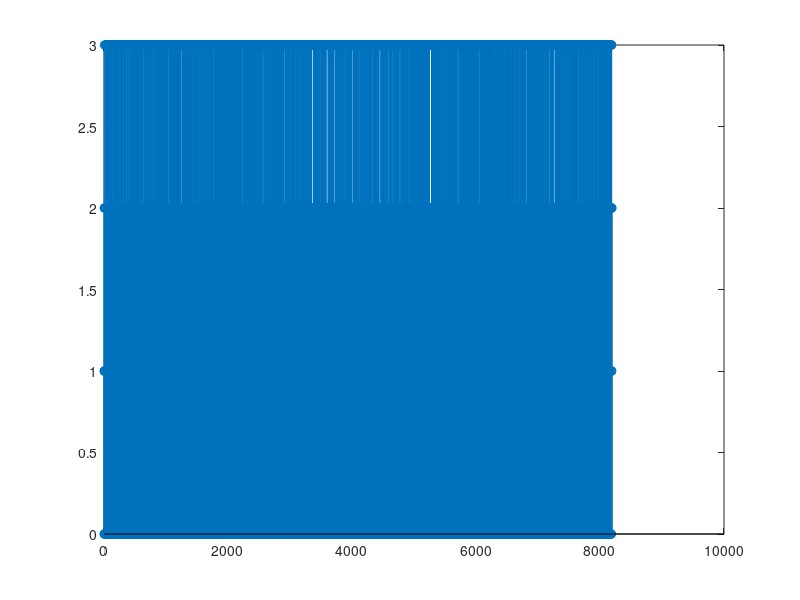
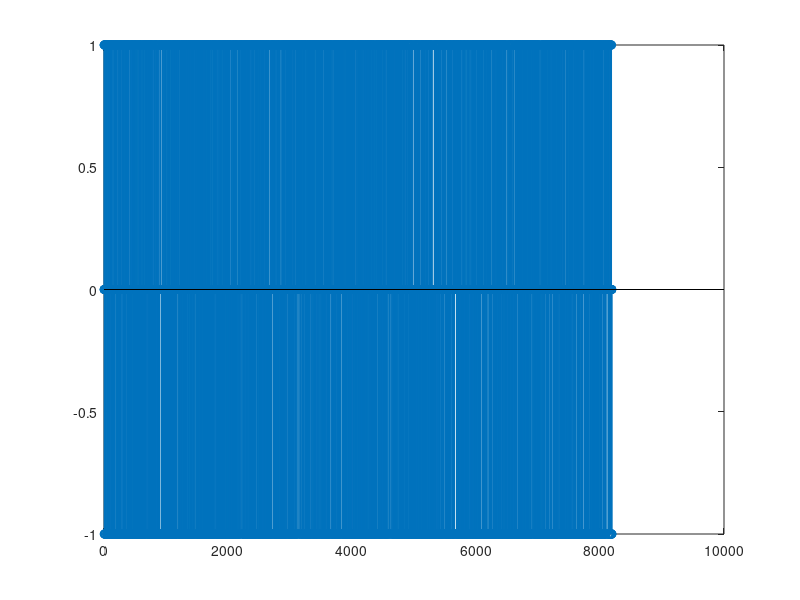
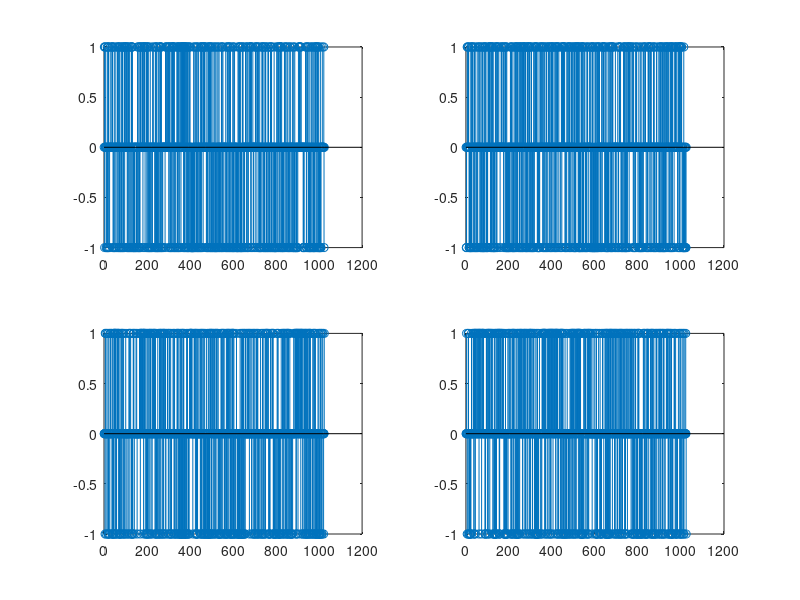
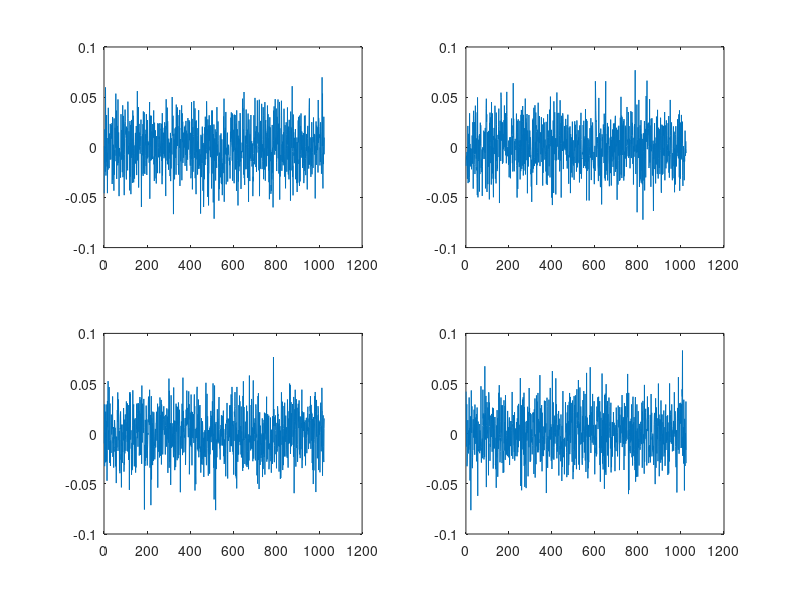

Write MATLAB code to recreate these figures, in order. (Note: this script raises an error after producing the figures.)
clc
close all
clear

%TRANSMITTER

N_bps = 64;
M_ord = 4;
N_scu = 8;
T_N_b = 8192;
Block_size = 32;

CyclicPrefix_size = ceil(Block_size/10);

data = randsrc(T_N_b,1,[0:M_ord-1]);
figure(1);
stem(data);

QPSK_data = pskmod(data, M_ord);
figure(2);
stem(QPSK_data);

resahped_data = reshape(QPSK_data,[32*Block_size, N_scu]);

sub_data_1 = resahped_data(:,1);
sub_data_2 = resahped_data(:,2);
sub_data_3 = resahped_data(:,3);
sub_data_4 = resahped_data(:,4);
sub_data_5 = resahped_data(:,5);
sub_data_6 = resahped_data(:,6);
sub_data_7 = resahped_data(:,7);
sub_data_8 = resahped_data(:,8);


figure(3);
subplot(2,2,1); stem(sub_data_1);
subplot(2,2,2); stem(sub_data_2);
subplot(2,2,3); stem(sub_data_3);
subplot(2,2,4); stem(sub_data_4);

spect_sub_data_1 = ifft(sub_data_1);
spect_sub_data_2 = ifft(sub_data_2);
spect_sub_data_3 = ifft(sub_data_3);
spect_sub_data_4 = ifft(sub_data_4);
spect_sub_data_5 = ifft(sub_data_5);
spect_sub_data_6 = ifft(sub_data_6);
spect_sub_data_7 = ifft(sub_data_7);
spect_sub_data_8 = ifft(sub_data_8);




figure(4);
subplot(2,2,1); plot(real(spect_sub_data_1));
subplot(2,2,2); plot(real(spect_sub_data_2));
subplot(2,2,3); plot(real(spect_sub_data_3));
subplot(2,2,4); plot(real(spect_sub_data_4));

prefix_1 = spect_sub_data_1(length(spect_sub_data_1) - CyclicPrefix_size +1 :length(spect_sub_data_1));
prefix_2 = spect_sub_data_2(length(spect_sub_data_2) - CyclicPrefix_size +1 :length(spect_sub_data_2));
prefix_3 = spect_sub_data_3(length(spect_sub_data_3) - CyclicPrefix_size +1 :length(spect_sub_data_3));
prefix_4 = spect_sub_data_4(length(spect_sub_data_4) - CyclicPrefix_size +1 :length(spect_sub_data_4));
prefix_5 = spect_sub_data_5(length(spect_sub_data_5) - CyclicPrefix_size +1 :length(spect_sub_data_5));
prefix_6 = spect_sub_data_6(length(spect_sub_data_6) - CyclicPrefix_size +1 :length(spect_sub_data_6));
prefix_7 = spect_sub_data_7(length(spect_sub_data_7) - CyclicPrefix_size +1 :length(spect_sub_data_7));
prefix_8 = spect_sub_data_8(length(spect_sub_data_8) - CyclicPrefix_size +1 :length(spect_sub_data_8));

ofdm_block_1 = vertcat(prefix_1, spect_sub_data_1);
ofdm_block_2 = vertcat(prefix_2, spect_sub_data_2);
ofdm_block_3 = vertcat(prefix_3, spect_sub_data_3);
ofdm_block_4 = vertcat(prefix_4, spect_sub_data_4);
ofdm_block_5 = vertcat(prefix_5, spect_sub_data_5);
ofdm_block_6 = vertcat(prefix_6, spect_sub_data_6);
ofdm_block_7 = vertcat(prefix_7, spect_sub_data_7);
ofdm_block_8 = vertcat(prefix_8, spect_sub_data_8);

figure(5);
subplot(2,2,1); plot(real(ofdm_block_1));
subplot(2,2,2); plot(real(ofdm_block_2));
subplot(2,2,3); plot(real(ofdm_block_3));
subplot(2,2,4); plot(real(ofdm_block_4));

OFDM_signal = vertcat(ofdm_block_1, ofdm_block_2, ofdm_block_3,ofdm_block_4,ofdm_block_5,ofdm_block_6,ofdm_block_7,ofdm_block_8);
figure(6);
stem(OFDM_signal);
%%
close all
%CHANNEL

channel_B=[0.407 0.815 0.407];
filtered_ofdm = conv(channel_B, OFDM_signal);

x =zeros(length(filtered_ofdm) ,1);



SNR_mat = -4:20;
received_signal_mat = zeros(length(filtered_ofdm), length(SNR_mat));
 
 for i=1:length(SNR_mat)
     
     noise = awgn(x,SNR_mat(i));
     received_signal_mat(:,i) = filtered_ofdm + noise ;
     
 end
 
 

%%

clc ;

ebno=10;
N=1;
delta=0.01;
train_Len=200;
data_Len=1e5;
train=randsrc(1,train_Len);
data= OFDM_signal; 
train_data=[train data'];
channel_B=[0.407 0.815 0.407];
delay=(length(channel_B)-1)/2;
eff_signal=conv(channel_B, train_data);
recive_signal=awgn(eff_signal,ebno+3);
X=zeros(1,data_Len);
c=eps*ones(2*N+1,length(train_data));
for i=1:length(train_data)-2*delay
    yk=c(:,i)'*recive_signal(i:2*delay+i)';
    zk=sign(yk);
if(i<train_Len+1)
  ek=train(i)-yk;
else
   ek=zk-yk;
    X(i-train_Len)=yk;
end
c(:,i+1)=c(:,i)+ek*delta*recive_signal(i:2*delay+i)';
end
compare=data-sign(X);
error=nnz(compare);
err_rate=error/length(compare);
hist(X,100);
grid on
title('Recieved data histogram channel B with the Equalizer');
%%
%RECEIVER

X=zeros(1,length(filtered_ofdm));
ebno=10;
N=1;
delta=0.01;
train_Len=200;
data_Len=1e5;
train=randsrc(1,train_Len);
data=randsrc(1,data_Len);
train_data=[train data];
delay=(length(channel_B)-1)/2;
c=eps*ones(2*N+1,length(train_data));
for i=1:length(train_data)-2*delay
    yk=c(:,i)'*received_signal_mat(i:2*delay+i)';
    zk=sign(yk);
if(i<train_Len+1)
  ek=train(i)-yk;
else
   ek=zk-yk;
    X(i-train_Len)=yk;
end
c(:,i+1)=c(:,i)+ek*delta*received_signal_mat(i:2*delay+i)';
end

for j=1:length(SNR_mat)
    
    r = received_signal_mat(:, j);
    
    data_out_1 = r(1: 32*Block_size + CyclicPrefix_size);
    
    data_out_2 = r(32*Block_size + CyclicPrefix_size + 1 : 2*(32*Block_size + CyclicPrefix_size));
    
    data_out_3 = r(2*(32*Block_size + CyclicPrefix_size)+1 : 3*(32*Block_size + CyclicPrefix_size));
    
    data_out_4 = r(3*(32*Block_size + CyclicPrefix_size)+1 : 4*(32*Block_size + CyclicPrefix_size));
    
    data_out_5 = r(4*(32*Block_size + CyclicPrefix_size)+1 : 5*(32*Block_size + CyclicPrefix_size));

    data_out_6 = r(5*(32*Block_size + CyclicPrefix_size)+1 : 6*(32*Block_size + CyclicPrefix_size));
    
    data_out_7 = r(6*(32*Block_size + CyclicPrefix_size)+1 : 7*(32*Block_size + CyclicPrefix_size));
    
    data_out_8 = r(7*(32*Block_size + CyclicPrefix_size)+1 : 8*(32*Block_size + CyclicPrefix_size));

    data_block_out_1 = data_out_1(CyclicPrefix_size + 1 : 32*Block_size + CyclicPrefix_size);
    data_block_out_2 = data_out_2(CyclicPrefix_size + 1 : 32*Block_size + CyclicPrefix_size);
    data_block_out_3 = data_out_3(CyclicPrefix_size + 1 : 32*Block_size + CyclicPrefix_size);
    data_block_out_4 = data_out_4(CyclicPrefix_size + 1 : 32*Block_size + CyclicPrefix_size);
    data_block_out_5 = data_out_5(CyclicPrefix_size + 1 : 32*Block_size + CyclicPrefix_size);
    data_block_out_6 = data_out_6(CyclicPrefix_size + 1 : 32*Block_size + CyclicPrefix_size);
    data_block_out_7 = data_out_7(CyclicPrefix_size + 1 : 32*Block_size + CyclicPrefix_size);
    data_block_out_8 = data_out_8(CyclicPrefix_size + 1 : 32*Block_size + CyclicPrefix_size);

    inv_data_out_1 = fft(data_block_out_1);
    inv_data_out_2 = fft(data_block_out_2);
    inv_data_out_3 = fft(data_block_out_3);
    inv_data_out_4 = fft(data_block_out_4);
    inv_data_out_5 = fft(data_block_out_5);
    inv_data_out_6 = fft(data_block_out_6);
    inv_data_out_7 = fft(data_block_out_7);
    inv_data_out_8 = fft(data_block_out_8);
    
    data_serial_out = vertcat(inv_data_out_1, inv_data_out_2, inv_data_out_3, inv_data_out_4, inv_data_out_5, inv_data_out_6, inv_data_out_7, inv_data_out_8);
    
    demod_serial_out = pskdemod(data_serial_out, M_ord);
    
    [num(j), ratio(j)] = biterr(data, demod_serial_out);
    
end



plot(SNR_mat, ratio);








